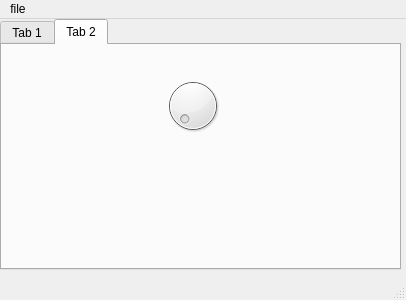
<?xml version="1.0" encoding="UTF-8"?>
<ui version="4.0">
 <class>MainWindow</class>
 <widget class="QMainWindow" name="MainWindow">
  <property name="geometry">
   <rect>
    <x>0</x>
    <y>0</y>
    <width>406</width>
    <height>300</height>
   </rect>
  </property>
  <property name="windowTitle">
   <string>MainWindow</string>
  </property>
  <property name="statusTip">
   <string>Text in StatusBar</string>
  </property>
  <widget class="QWidget" name="centralwidget">
   <widget class="QTabWidget" name="tabWidget">
    <property name="geometry">
     <rect>
      <x>0</x>
      <y>0</y>
      <width>401</width>
      <height>251</height>
     </rect>
    </property>
    <property name="currentIndex">
     <number>1</number>
    </property>
    <widget class="QWidget" name="tab">
     <attribute name="title">
      <string>Tab 1</string>
     </attribute>
     <widget class="QPushButton" name="pushButton">
      <property name="geometry">
       <rect>
        <x>0</x>
        <y>200</y>
        <width>75</width>
        <height>23</height>
       </rect>
      </property>
      <property name="text">
       <string>PushButton</string>
      </property>
     </widget>
    </widget>
    <widget class="QWidget" name="tab_2">
     <attribute name="title">
      <string>Tab 2</string>
     </attribute>
     <widget class="QDial" name="dial">
      <property name="geometry">
       <rect>
        <x>160</x>
        <y>20</y>
        <width>61</width>
        <height>81</height>
       </rect>
      </property>
     </widget>
    </widget>
   </widget>
  </widget>
  <widget class="QMenuBar" name="menubar">
   <property name="geometry">
    <rect>
     <x>0</x>
     <y>0</y>
     <width>406</width>
     <height>21</height>
    </rect>
   </property>
   <widget class="QMenu" name="menufile">
    <property name="title">
     <string>file</string>
    </property>
    <widget class="QMenu" name="menusubmenu">
     <property name="title">
      <string>submenu</string>
     </property>
     <addaction name="actionitem1"/>
     <addaction name="actionitem2"/>
    </widget>
    <addaction name="actionNew"/>
    <addaction name="separator"/>
    <addaction name="actionExit"/>
    <addaction name="menusubmenu"/>
   </widget>
   <addaction name="menufile"/>
  </widget>
  <widget class="QStatusBar" name="statusbar"/>
  <action name="actionNew">
   <property name="icon">
    <iconset>
     <normaloff>icons/new_icon.png</normaloff>icons/new_icon.png</iconset>
   </property>
   <property name="text">
    <string>New</string>
   </property>
  </action>
  <action name="actionExit">
   <property name="icon">
    <iconset>
     <normaloff>icons/exit_icon.png</normaloff>icons/exit_icon.png</iconset>
   </property>
   <property name="text">
    <string>Exit</string>
   </property>
   <property name="statusTip">
    <string>Click to exit the aplication</string>
   </property>
   <property name="shortcut">
    <string>Shift+X</string>
   </property>
  </action>
  <action name="actionitem1">
   <property name="text">
    <string>item1</string>
   </property>
  </action>
  <action name="actionitem2">
   <property name="text">
    <string>item2</string>
   </property>
  </action>
 </widget>
 <resources/>
 <connections>
  <connection>
   <sender>actionExit</sender>
   <signal>triggered()</signal>
   <receiver>MainWindow</receiver>
   <slot>close()</slot>
   <hints>
    <hint type="sourcelabel">
     <x>-1</x>
     <y>-1</y>
    </hint>
    <hint type="destinationlabel">
     <x>202</x>
     <y>149</y>
    </hint>
   </hints>
  </connection>
 </connections>
</ui>
